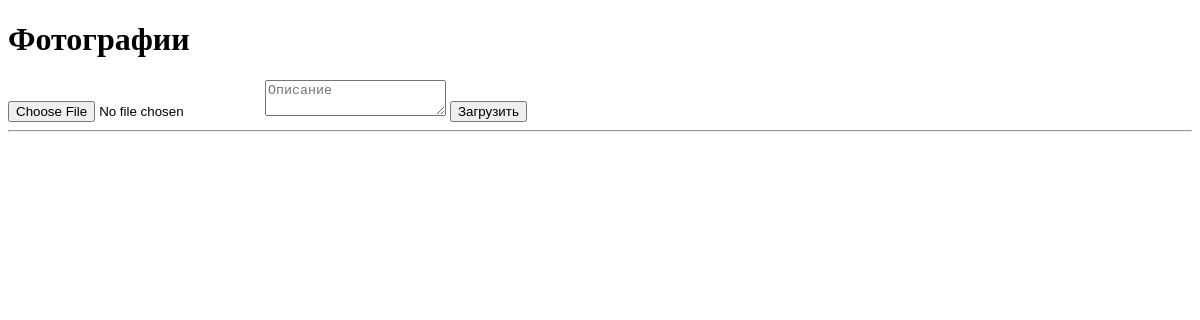
The app's page /photos (signed in), older data.
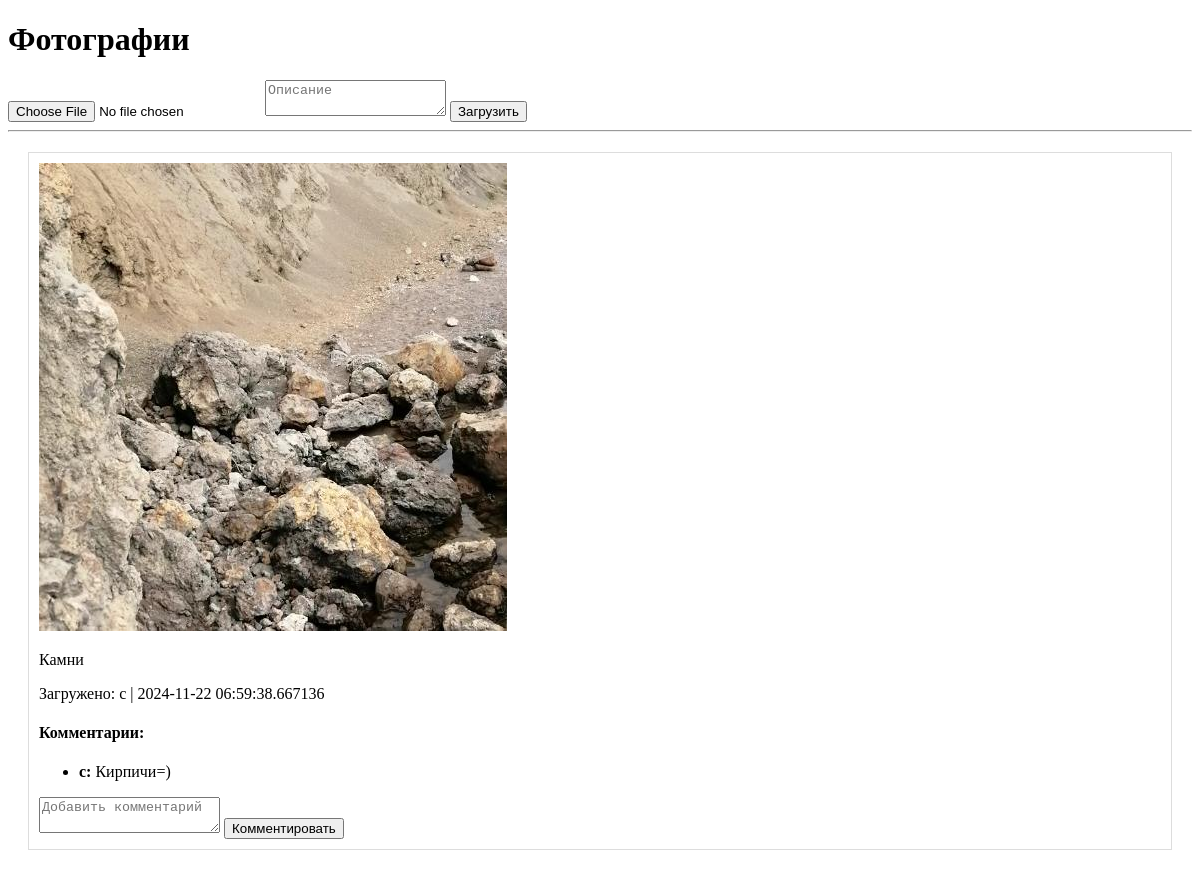
The same page, newer data.
### models.py (models this page shows, shortened)
class Photo(db.Model):
    id = db.Column(db.Integer, primary_key=True)
    user_id = db.Column(db.Integer, db.ForeignKey('custom_user.id'), nullable=False)
    image_path = db.Column(db.String(300), nullable=False)
    description = db.Column(db.String(500), nullable=True)
    timestamp = db.Column(db.DateTime, default=datetime.utcnow)
    user = db.relationship('CustomUser', backref='photos')

class CustomUser(db.Model, UserMixin):
    id = db.Column(db.Integer, primary_key=True)
    username = db.Column(db.String(150), unique=True, nullable=False)
    first_name = db.Column(db.String(100), nullable=False)
    last_name = db.Column(db.String(100), nullable=False)
    email = db.Column(db.String(120), unique=True, nullable=False)
    phone_number = db.Column(db.String(20), nullable=True)
    birth_date = db.Column(db.Date, nullable=True)
    password = db.Column(db.String(200), nullable=False)

class Comment(db.Model):
    id = db.Column(db.Integer, primary_key=True)
    user_id = db.Column(db.Integer, db.ForeignKey('custom_user.id'), nullable=False)
    photo_id = db.Column(db.Integer, db.ForeignKey('photo.id'), nullable=False)
    content = db.Column(db.String(500), nullable=False)
    timestamp = db.Column(db.DateTime, default=datetime.utcnow)
    user = db.relationship('CustomUser', backref='comments')
    photo = db.relationship('Photo', backref='comments')

### app.py (the view, shortened to what this page needs)
@app.route('/photos', methods=['GET', 'POST'])
@login_required
def photos():
    photos = Photo.query.order_by(Photo.timestamp.desc()).all()
    return render_template('photos.html', photos=photos)

### app.py (called while the page is built)
@login_manager.user_loader
def load_user(user_id):
    return CustomUser.query.get(int(user_id))

### templates/photos.html (shortened to what this page needs)
<!DOCTYPE html>
<html lang="ru">
<head>
</head>
<body>
    <h1>Фотографии</h1>
    <form method="POST" enctype="multipart/form-data">
        <input type="file" name="photo" required>
        <textarea name="description" placeholder="Описание" rows="2"></textarea>
        <button type="submit">Загрузить</button>
    </form>
    <hr>
    {% for photo in photos %}
    <div class="photo">
        <img src="{{ photo.image_path }}" alt="Фото">
        <p>{{ photo.description }}</p>
        <p>Загружено: {{ photo.user.username }} | {{ photo.timestamp }}</p>
        <h4>Комментарии:</h4>
        <ul>
            {% for comment in photo.comments %}
            <li><strong>{{ comment.user.username }}:</strong> {{ comment.content }}</li>
            {% endfor %}
        </ul>
        <form method="POST" action="{{ url_for('add_comment', photo_id=photo.id) }}">
            <textarea name="comment" placeholder="Добавить комментарий" rows="2" required></textarea>
            <button type="submit">Комментировать</button>
        </form>
    </div>
    {% endfor %}
</body>
</html>

### templates/photos.html (style rules this page uses)
.photo { margin: 20px; border: 1px solid #ddd; padding: 10px; }
img { max-width: 100%; height: auto; }

Row changes from the older to the newer data that the page shows:
added Photo: image_path (picture), description "Камни", user.username "c", timestamp "2024-11-22 06:59:38.667136"
added Comment: user.username "c", content "Кирпичи=)"
